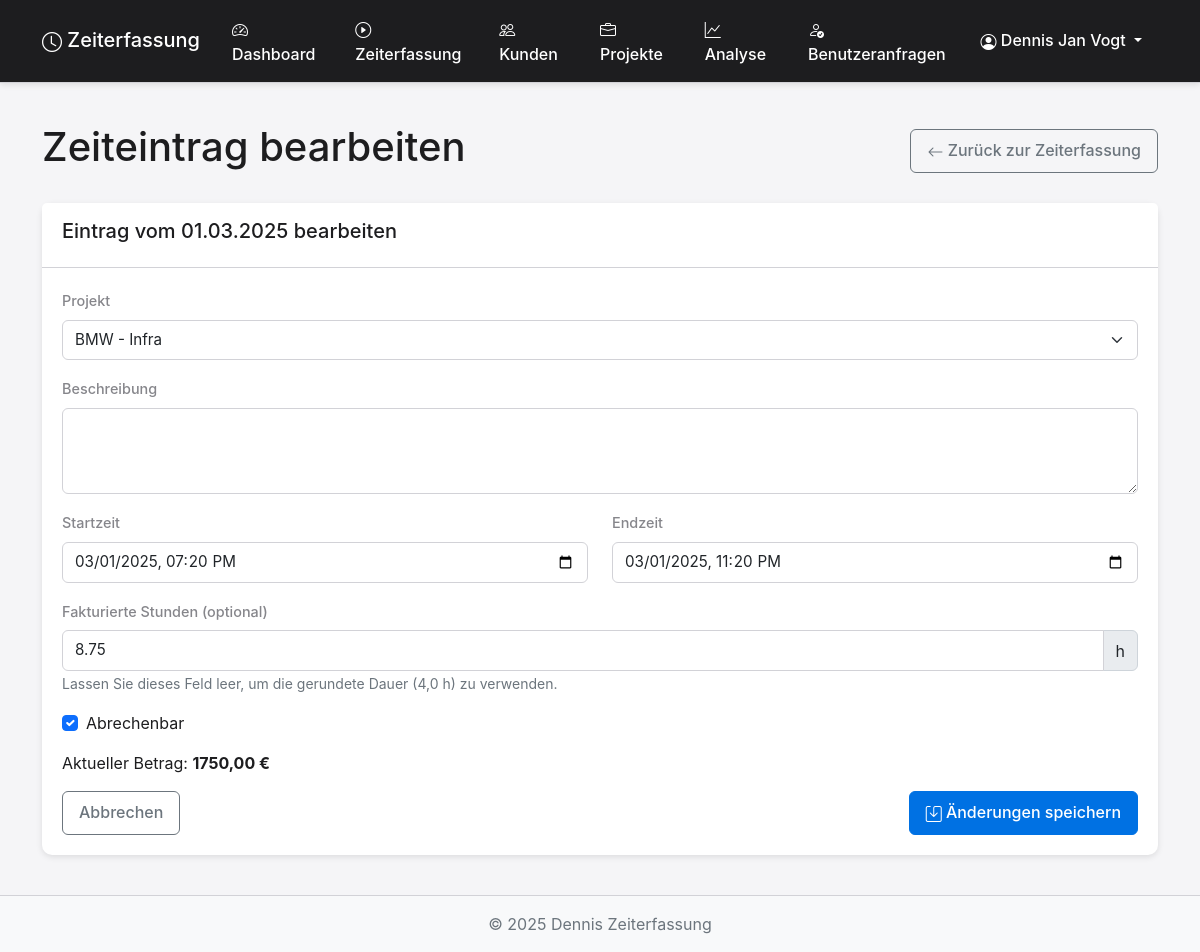
Page /time-entry/edit/2/ (signed in) on the committed database.
### tracking/models.py (models this page shows, shortened)
class TimeEntry(models.Model):
    project = models.ForeignKey(
        Project, on_delete=models.CASCADE, related_name='time_entries')
    user = models.ForeignKey(
        User, on_delete=models.CASCADE, related_name='time_entries')
    description = models.TextField(blank=True, null=True)
    start_time = models.DateTimeField()
    end_time = models.DateTimeField(blank=True, null=True)
    duration = models.DecimalField(
        max_digits=10, decimal_places=2, blank=True, null=True, help_text="Dauer in Stunden")
    is_billable = models.BooleanField(default=True)
    factored_hours = models.DecimalField(
        max_digits=10, decimal_places=2, blank=True, null=True,
        verbose_name="Fakturierte Stunden",
        help_text="Optional. Wenn leer, wird die gerundete Dauer verwendet.")
    created_at = models.DateTimeField(default=timezone.now)
    updated_at = models.DateTimeField(default=timezone.now)
    class Meta:
        ordering = ['-start_time']
    def get_rounded_duration(self):
        if not self.duration:
            return 0
        quarters = round(self.duration * 4) / 4  # Round to nearest 0.25
        return quarters
    def get_billable_amount(self):
        if not self.is_billable:
            return 0
        if self.factored_hours is not None:
            hours = self.factored_hours
        else:
            hours = Decimal(str(self.get_rounded_duration()))
        return hours * self.project.hourly_rate

class Project(models.Model):
    client = models.ForeignKey(
        Client, on_delete=models.CASCADE, related_name='projects')
    name = models.CharField(max_length=255)
    description = models.TextField(blank=True, null=True)
    hourly_rate = models.DecimalField(
        max_digits=10, decimal_places=2, help_text="Stundensatz in Euro")
    total_hours = models.DecimalField(
        max_digits=10, decimal_places=2, help_text="Gesamtprojektdauer in Stunden")
    is_active = models.BooleanField(default=True)
    created_at = models.DateTimeField(auto_now_add=True)
    updated_at = models.DateTimeField(auto_now=True)

class Client(models.Model):
    name = models.CharField(max_length=255)
    contact_person = models.CharField(max_length=255, blank=True, null=True)
    email = models.EmailField(blank=True, null=True)
    phone = models.CharField(max_length=20, blank=True, null=True)
    address = models.TextField(blank=True, null=True)
    created_at = models.DateTimeField(auto_now_add=True)
    updated_at = models.DateTimeField(auto_now=True)

### tracking/views/time_entry.py (the view, shortened to what this page needs)
@login_required
def edit_time_entry(request, entry_id):
    entry = get_object_or_404(TimeEntry, id=entry_id, user=request.user)
    projects = Project.objects.filter(
        is_active=True).order_by('client__name', 'name')
    start_time_local = entry.start_time.strftime('%Y-%m-%dT%H:%M')
    end_time_local = entry.end_time.strftime(
        '%Y-%m-%dT%H:%M') if entry.end_time else ''
    factored_hours = entry.factored_hours
    context = {
        'entry': entry,
        'projects': projects,
        'start_time_local': start_time_local,
        'end_time_local': end_time_local,
        'factored_hours': factored_hours,
    }
    return render(request, 'tracking/edit_time_entry.html', context)

### tracking/templates/tracking/edit_time_entry.html (shortened to what this page needs)
{% extends 'tracking/base.html' %}
{% block content %}
<div class="container mt-4">
    <div class="d-flex justify-content-between align-items-center mb-4">
        <h1>Zeiteintrag bearbeiten</h1>
        <a href="{% url 'time_entry' %}" class="btn btn-outline-secondary">
            <i class="bi bi-arrow-left"></i> Zurück zur Zeiterfassung
        </a>
    </div>
    <div class="card">
        <div class="card-header">
            <h5>Eintrag vom {{ entry.start_time|date:"d.m.Y" }} bearbeiten</h5>
        </div>
        <div class="card-body">
            <form method="post" class="needs-validation" novalidate>
                <div class="mb-3">
                    <label for="project" class="form-label">Projekt</label>
                    <select name="project" id="project" class="form-select" required>
                        {% for project in projects %}
                        <option value="{{ project.id }}" {% if project.id == entry.project.id %}selected{% endif %}>
                            {{ project.client.name }} - {{ project.name }}
                        </option>
                        {% endfor %}
                    </select>
                </div>
                <div class="mb-3">
                    <label for="description" class="form-label">Beschreibung</label>
                    <textarea name="description" id="description" class="form-control" rows="3">{{ entry.description }}</textarea>
                </div>
                <div class="row">
                    <div class="col-md-6 mb-3">
                        <label for="start_time" class="form-label">Startzeit</label>
                        <input type="datetime-local" class="form-control" id="start_time" name="start_time"
                               value="{{ start_time_local }}" required>
                    </div>
                    <div class="col-md-6 mb-3">
                        <label for="end_time" class="form-label">Endzeit</label>
                        <input type="datetime-local" class="form-control" id="end_time" name="end_time"
                               value="{{ end_time_local }}" required>
                    </div>
                </div>
                <div class="mb-3">
                    <label for="factored_hours" class="form-label">Fakturierte Stunden (optional)</label>
                    <div class="input-group">
                        <input type="number" class="form-control" id="factored_hours" name="factored_hours"
                               step="0.25" min="0"
                               value="{{ entry.factored_hours|stringformat:'.2f'|default:'' }}">
                        <span class="input-group-text">h</span>
                    </div>
                    <small class="form-text text-muted">
                        Lassen Sie dieses Feld leer, um die gerundete Dauer ({{ entry.get_rounded_duration }} h) zu verwenden.
                    </small>
                </div>
                <div class="mb-3 form-check">
                    <input type="checkbox" class="form-check-input" id="is_billable" name="is_billable"
                           {% if entry.is_billable %}checked{% endif %}>
                    <label class="form-check-label" for="is_billable">Abrechenbar</label>
                </div>
                <div class="mb-3">
                    <p>Aktueller Betrag: <strong>{{ entry.get_billable_amount|floatformat:2 }} €</strong></p>
                </div>
                <div class="d-flex justify-content-between">
                    <a href="{% url 'time_entry' %}" class="btn btn-outline-secondary">
                        Abbrechen
                    </a>
                    <button type="submit" class="btn btn-primary">
                        <i class="bi bi-save"></i> Änderungen speichern
                    </button>
                </div>
            </form>
        </div>
    </div>
</div>
{% endblock %}

### tracking/templates/tracking/base.html (shortened to what this page needs)
{% load static %}
<!DOCTYPE html>
<html lang="de">
<head>
    <link href="https://cdn.jsdelivr.net/npm/bootstrap@5.2.3/dist/css/bootstrap.min.css" rel="stylesheet">
    <link rel="stylesheet" href="https://cdn.jsdelivr.net/npm/bootstrap-icons@1.10.0/font/bootstrap-icons.css">
    <link rel="stylesheet" href="{% static 'css/style.css' %}">
</head>
<body>
    <nav class="navbar navbar-expand-lg navbar-dark bg-dark">
        <div class="container">
            <a class="navbar-brand" href="{% url 'dashboard' %}">
                <i class="bi bi-clock"></i> Zeiterfassung
            </a>
            <div class="collapse navbar-collapse" id="navbarNav">
                <ul class="navbar-nav me-auto">
                    {% if user.is_authenticated %}
                    <li class="nav-item">
                        <a class="nav-link {% if request.resolver_match.url_name == 'dashboard' %}active{% endif %}" href="{% url 'dashboard' %}">
                            <i class="bi bi-speedometer2"></i> Dashboard
                        </a>
                    </li>
                    <li class="nav-item">
                        <a class="nav-link {% if request.resolver_match.url_name == 'time_entry' %}active{% endif %}" href="{% url 'time_entry' %}">
                            <i class="bi bi-play-circle"></i> Zeiterfassung
                        </a>
                    </li>
                    <li class="nav-item">
                        <a class="nav-link {% if request.resolver_match.url_name == 'client_list' %}active{% endif %}" href="{% url 'client_list' %}">
                            <i class="bi bi-people"></i> Kunden
                        </a>
                    </li>
                    <li class="nav-item">
                        <a class="nav-link {% if request.resolver_match.url_name == 'project_list' %}active{% endif %}" href="{% url 'project_list' %}">
                            <i class="bi bi-briefcase"></i> Projekte
                        </a>
                    </li>
                    <li class="nav-item">
                        <a class="nav-link {% if request.resolver_match.url_name == 'analytics' %}active{% endif %}" href="{% url 'analytics' %}">
                            <i class="bi bi-graph-up"></i> Analyse
                        </a>
                    </li>
                    {% if user.is_staff %}
                    <li class="nav-item">
                        <a class="nav-link {% if 'admin' in request.path and 'userprofile' in request.path %}active{% endif %}" href="{% url 'admin:tracking_userprofile_changelist' %}">
                            <i class="bi bi-person-check"></i> Benutzeranfragen
                        </a>
                    </li>
                    {% endif %}
                    {% endif %}
                </ul>
                <ul class="navbar-nav ms-auto">
                    {% if user.is_authenticated %}
                    <li class="nav-item dropdown">
                        <a class="nav-link dropdown-toggle" href="#" role="button" data-bs-toggle="dropdown" aria-expanded="false" id="userDropdown">
                            <i class="bi bi-person-circle"></i> {{ user.get_full_name|default:user.username }}
                        </a>
                    </li>
                    {% endif %}
                </ul>
            </div>
        </div>
    </nav>
    <div class="container-fluid py-3">
        {% block content %}{% endblock %}
    </div>
    <footer class="footer py-3 bg-light mt-auto">
        <div class="container text-center">
            <span class="text-muted">© {% now "Y" %} Dennis Zeiterfassung</span>
        </div>
    </footer>
</body>
</html>

### static/css/style.css (style rules this page uses)
:root { --apple-font: -apple-system, BlinkMacSystemFont, 'Segoe UI', Roboto, Helvetica, Arial, sans-serif; --primary-color: #0071e3; --success-color: #34c759; --warning-color: #ff9500; --danger-color: #ff3b30; --info-color: #5ac8fa; --dark-color: #1d1d1f; --light-color: #f5f5f7; --gray-color: #86868b; --border-color: #d2d2d7; --shadow-sm: 0 2px 6px rgba(0, 0, 0, 0.1); --shadow-md: 0 4px 12px rgba(0, 0, 0, 0.08); --radius-sm: 6px; --radius-md: 10px; --radius-lg: 16px; }
body { font-family: var(--apple-font); background-color: #f5f5f7; color: var(--dark-color); display: flex; min-height: 100vh; flex-direction: column; line-height: 1.5; }
.container-fluid { flex: 1; padding-top: 1.5rem; padding-bottom: 1.5rem; }
h1, h2, h3, h4, h5, h6 { font-weight: 500; }
.card { border: none; border-radius: var(--radius-md); box-shadow: var(--shadow-sm); margin-bottom: 1.5rem; overflow: hidden; }
.card-header { background-color: white; border-bottom: 1px solid var(--border-color); padding: 1rem 1.25rem; font-weight: 500; }
.card-body { padding: 1.25rem; }
.form-control, .form-select { border: 1px solid var(--border-color); border-radius: var(--radius-sm); padding: 0.5rem 0.75rem; font-size: 0.95rem; }
.form-label { font-weight: 500; font-size: 0.9rem; margin-bottom: 0.5rem; color: var(--gray-color); }
.btn { border-radius: var(--radius-sm); font-weight: 500; padding: 0.5rem 1rem; transition: all 0.2s; }
.btn-primary { background-color: var(--primary-color); border-color: var(--primary-color); }
.navbar { background-color: rgba(255, 255, 255, 0.8) !important; backdrop-filter: blur(10px); border-bottom: 1px solid var(--border-color); box-shadow: var(--shadow-sm); }
.navbar-dark { background-color: var(--dark-color) !important; }
.navbar-brand { font-weight: 500; }
.nav-link { color: var(--dark-color) !important; font-weight: 500; padding: 0.5rem 1rem !important; }
.navbar-dark .nav-link { color: white !important; }
.footer { background-color: white; border-top: 1px solid var(--border-color); padding: 1rem 0; }
.bi { vertical-align: -0.125em; }
:root { --bs-zindex-dropdown: 9999 !important; --bs-zindex-sticky: 1020 !important; --bs-zindex-fixed: 1030 !important; --bs-zindex-modal-backdrop: 1040 !important; --bs-zindex-offcanvas: 1045 !important; --bs-zindex-modal: 1050 !important; --bs-zindex-popover: 1070 !important; --bs-zindex-tooltip: 1080 !important; --bs-zindex-toast: 1090 !important; }
body * { z-index: auto; }
.navbar { z-index: 1000 !important; }
[class^="container"], [class*=" container"], .row, .col, .col-1, .col-2, .col-3, .col-4, .col-5, .col-6, .col-7, .col-8, .col-9, .col-10, .col-11, .col-12, .col-sm, .col-md, .col-lg, .col-xl, .col-xxl, .card, .card-body, .card-header, .card-footer { overflow: visible !important; }
.card { z-index: 1 !important; }

### rows in the picture
TimeEntry: start_time "01.03.2025", project "BMW - Infra", factored_hours "8.75", get_rounded_duration "4,0", is_billable "☑", get_billable_amount "1750,00"

### other values in the picture
{{ user.get_full_name|default:user.username }} "Dennis Jan Vogt"
